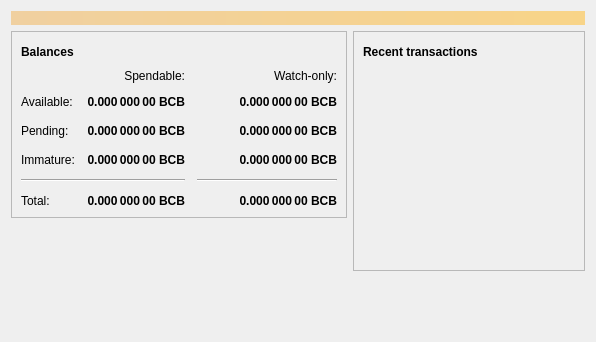
<?xml version="1.0" encoding="UTF-8"?>
<ui version="4.0">
 <class>OverviewPage</class>
 <widget class="QWidget" name="OverviewPage">
  <property name="geometry">
   <rect>
    <x>0</x>
    <y>0</y>
    <width>596</width>
    <height>342</height>
   </rect>
  </property>
  <property name="windowTitle">
   <string>Form</string>
  </property>
  <layout class="QVBoxLayout" name="topLayout">
   <item>
    <widget class="QLabel" name="labelAlerts">
     <property name="visible">
      <bool>false</bool>
     </property>
     <property name="styleSheet">
      <string notr="true">QLabel { background-color: qlineargradient(x1: 0, y1: 0, x2: 1, y2: 0, stop:0 #F0D0A0, stop:1 #F8D488); color:#000000; }</string>
     </property>
     <property name="wordWrap">
      <bool>true</bool>
     </property>
     <property name="margin">
      <number>3</number>
     </property>
     <property name="textInteractionFlags">
      <set>Qt::TextSelectableByMouse</set>
     </property>
    </widget>
   </item>
   <item>
    <layout class="QHBoxLayout" name="horizontalLayout" stretch="1,1">
     <item>
      <layout class="QVBoxLayout" name="verticalLayout_2">
       <item>
        <widget class="QFrame" name="frame">
         <property name="frameShape">
          <enum>QFrame::StyledPanel</enum>
         </property>
         <property name="frameShadow">
          <enum>QFrame::Raised</enum>
         </property>
         <layout class="QVBoxLayout" name="verticalLayout_4">
          <item>
           <layout class="QHBoxLayout" name="horizontalLayout_4">
            <item>
             <widget class="QLabel" name="label_5">
              <property name="font">
               <font>
                <weight>75</weight>
                <bold>true</bold>
               </font>
              </property>
              <property name="text">
               <string>Balances</string>
              </property>
             </widget>
            </item>
            <item>
             <widget class="QPushButton" name="labelWalletStatus">
              <property name="enabled">
               <bool>true</bool>
              </property>
              <property name="maximumSize">
               <size>
                <width>30</width>
                <height>16777215</height>
               </size>
              </property>
              <property name="toolTip">
               <string>The displayed information may be out of date. Your wallet automatically synchronizes with the BitcoinBridge network after a connection is established, but this process has not completed yet.</string>
              </property>
              <property name="text">
               <string/>
              </property>
              <property name="icon">
               <iconset resource="../bitcoinbridge.qrc">
                <normaloff>:/icons/warning</normaloff>
                <disabledoff>:/icons/warning</disabledoff>:/icons/warning</iconset>
              </property>
              <property name="iconSize">
               <size>
                <width>24</width>
                <height>24</height>
               </size>
              </property>
              <property name="flat">
               <bool>true</bool>
              </property>
             </widget>
            </item>
            <item>
             <spacer name="horizontalSpacer_3">
              <property name="orientation">
               <enum>Qt::Horizontal</enum>
              </property>
              <property name="sizeHint" stdset="0">
               <size>
                <width>40</width>
                <height>20</height>
               </size>
              </property>
             </spacer>
            </item>
           </layout>
          </item>
          <item>
           <layout class="QGridLayout" name="gridLayout">
            <property name="spacing">
             <number>12</number>
            </property>
            <item row="2" column="2">
             <widget class="QLabel" name="labelWatchPending">
              <property name="font">
               <font>
                <weight>75</weight>
                <bold>true</bold>
               </font>
              </property>
              <property name="cursor">
               <cursorShape>IBeamCursor</cursorShape>
              </property>
              <property name="toolTip">
               <string>Unconfirmed transactions to watch-only addresses</string>
              </property>
              <property name="text">
               <string notr="true">0.000 000 00 BCB</string>
              </property>
              <property name="alignment">
               <set>Qt::AlignRight|Qt::AlignTrailing|Qt::AlignVCenter</set>
              </property>
              <property name="textInteractionFlags">
               <set>Qt::LinksAccessibleByMouse|Qt::TextSelectableByKeyboard|Qt::TextSelectableByMouse</set>
              </property>
             </widget>
            </item>
            <item row="2" column="1">
             <widget class="QLabel" name="labelUnconfirmed">
              <property name="font">
               <font>
                <weight>75</weight>
                <bold>true</bold>
               </font>
              </property>
              <property name="cursor">
               <cursorShape>IBeamCursor</cursorShape>
              </property>
              <property name="toolTip">
               <string>Total of transactions that have yet to be confirmed, and do not yet count toward the spendable balance</string>
              </property>
              <property name="text">
               <string notr="true">0.000 000 00 BCB</string>
              </property>
              <property name="alignment">
               <set>Qt::AlignRight|Qt::AlignTrailing|Qt::AlignVCenter</set>
              </property>
              <property name="textInteractionFlags">
               <set>Qt::LinksAccessibleByMouse|Qt::TextSelectableByKeyboard|Qt::TextSelectableByMouse</set>
              </property>
             </widget>
            </item>
            <item row="3" column="2">
             <widget class="QLabel" name="labelWatchImmature">
              <property name="font">
               <font>
                <weight>75</weight>
                <bold>true</bold>
               </font>
              </property>
              <property name="cursor">
               <cursorShape>IBeamCursor</cursorShape>
              </property>
              <property name="toolTip">
               <string>Mined balance in watch-only addresses that has not yet matured</string>
              </property>
              <property name="text">
               <string notr="true">0.000 000 00 BCB</string>
              </property>
              <property name="alignment">
               <set>Qt::AlignRight|Qt::AlignTrailing|Qt::AlignVCenter</set>
              </property>
              <property name="textInteractionFlags">
               <set>Qt::LinksAccessibleByMouse|Qt::TextSelectableByKeyboard|Qt::TextSelectableByMouse</set>
              </property>
             </widget>
            </item>
            <item row="4" column="0" colspan="2">
             <widget class="Line" name="line">
              <property name="orientation">
               <enum>Qt::Horizontal</enum>
              </property>
             </widget>
            </item>
            <item row="4" column="2">
             <widget class="Line" name="lineWatchBalance">
              <property name="sizePolicy">
               <sizepolicy hsizetype="Preferred" vsizetype="Fixed">
                <horstretch>0</horstretch>
                <verstretch>0</verstretch>
               </sizepolicy>
              </property>
              <property name="minimumSize">
               <size>
                <width>140</width>
                <height>0</height>
               </size>
              </property>
              <property name="orientation">
               <enum>Qt::Horizontal</enum>
              </property>
             </widget>
            </item>
            <item row="5" column="0">
             <widget class="QLabel" name="labelTotalText">
              <property name="text">
               <string>Total:</string>
              </property>
             </widget>
            </item>
            <item row="3" column="1">
             <widget class="QLabel" name="labelImmature">
              <property name="font">
               <font>
                <weight>75</weight>
                <bold>true</bold>
               </font>
              </property>
              <property name="cursor">
               <cursorShape>IBeamCursor</cursorShape>
              </property>
              <property name="toolTip">
               <string>Mined balance that has not yet matured</string>
              </property>
              <property name="text">
               <string notr="true">0.000 000 00 BCB</string>
              </property>
              <property name="alignment">
               <set>Qt::AlignRight|Qt::AlignTrailing|Qt::AlignVCenter</set>
              </property>
              <property name="textInteractionFlags">
               <set>Qt::LinksAccessibleByMouse|Qt::TextSelectableByKeyboard|Qt::TextSelectableByMouse</set>
              </property>
             </widget>
            </item>
            <item row="2" column="3">
             <spacer name="horizontalSpacer_2">
              <property name="orientation">
               <enum>Qt::Horizontal</enum>
              </property>
              <property name="sizeHint" stdset="0">
               <size>
                <width>40</width>
                <height>20</height>
               </size>
              </property>
             </spacer>
            </item>
            <item row="3" column="0">
             <widget class="QLabel" name="labelImmatureText">
              <property name="text">
               <string>Immature:</string>
              </property>
             </widget>
            </item>
            <item row="5" column="1">
             <widget class="QLabel" name="labelTotal">
              <property name="font">
               <font>
                <weight>75</weight>
                <bold>true</bold>
               </font>
              </property>
              <property name="cursor">
               <cursorShape>IBeamCursor</cursorShape>
              </property>
              <property name="toolTip">
               <string>Your current total balance</string>
              </property>
              <property name="text">
               <string notr="true">0.000 000 00 BCB</string>
              </property>
              <property name="alignment">
               <set>Qt::AlignRight|Qt::AlignTrailing|Qt::AlignVCenter</set>
              </property>
              <property name="textInteractionFlags">
               <set>Qt::LinksAccessibleByMouse|Qt::TextSelectableByKeyboard|Qt::TextSelectableByMouse</set>
              </property>
             </widget>
            </item>
            <item row="5" column="2">
             <widget class="QLabel" name="labelWatchTotal">
              <property name="font">
               <font>
                <weight>75</weight>
                <bold>true</bold>
               </font>
              </property>
              <property name="cursor">
               <cursorShape>IBeamCursor</cursorShape>
              </property>
              <property name="toolTip">
               <string>Current total balance in watch-only addresses</string>
              </property>
              <property name="text">
               <string notr="true">0.000 000 00 BCB</string>
              </property>
              <property name="alignment">
               <set>Qt::AlignRight|Qt::AlignTrailing|Qt::AlignVCenter</set>
              </property>
              <property name="textInteractionFlags">
               <set>Qt::LinksAccessibleByMouse|Qt::TextSelectableByKeyboard|Qt::TextSelectableByMouse</set>
              </property>
             </widget>
            </item>
            <item row="0" column="2">
             <widget class="QLabel" name="labelWatchonly">
              <property name="text">
               <string>Watch-only:</string>
              </property>
              <property name="alignment">
               <set>Qt::AlignRight|Qt::AlignTrailing|Qt::AlignVCenter</set>
              </property>
             </widget>
            </item>
            <item row="1" column="0">
             <widget class="QLabel" name="labelBalanceText">
              <property name="text">
               <string>Available:</string>
              </property>
             </widget>
            </item>
            <item row="1" column="1">
             <widget class="QLabel" name="labelBalance">
              <property name="font">
               <font>
                <weight>75</weight>
                <bold>true</bold>
               </font>
              </property>
              <property name="cursor">
               <cursorShape>IBeamCursor</cursorShape>
              </property>
              <property name="toolTip">
               <string>Your current spendable balance</string>
              </property>
              <property name="text">
               <string notr="true">0.000 000 00 BCB</string>
              </property>
              <property name="alignment">
               <set>Qt::AlignRight|Qt::AlignTrailing|Qt::AlignVCenter</set>
              </property>
              <property name="textInteractionFlags">
               <set>Qt::LinksAccessibleByMouse|Qt::TextSelectableByKeyboard|Qt::TextSelectableByMouse</set>
              </property>
             </widget>
            </item>
            <item row="1" column="2">
             <widget class="QLabel" name="labelWatchAvailable">
              <property name="font">
               <font>
                <weight>75</weight>
                <bold>true</bold>
               </font>
              </property>
              <property name="cursor">
               <cursorShape>IBeamCursor</cursorShape>
              </property>
              <property name="toolTip">
               <string>Your current balance in watch-only addresses</string>
              </property>
              <property name="text">
               <string notr="true">0.000 000 00 BCB</string>
              </property>
              <property name="alignment">
               <set>Qt::AlignRight|Qt::AlignTrailing|Qt::AlignVCenter</set>
              </property>
              <property name="textInteractionFlags">
               <set>Qt::LinksAccessibleByMouse|Qt::TextSelectableByKeyboard|Qt::TextSelectableByMouse</set>
              </property>
             </widget>
            </item>
            <item row="2" column="0">
             <widget class="QLabel" name="labelPendingText">
              <property name="text">
               <string>Pending:</string>
              </property>
             </widget>
            </item>
            <item row="0" column="1">
             <widget class="QLabel" name="labelSpendable">
              <property name="text">
               <string>Spendable:</string>
              </property>
              <property name="alignment">
               <set>Qt::AlignRight|Qt::AlignTrailing|Qt::AlignVCenter</set>
              </property>
             </widget>
            </item>
           </layout>
          </item>
         </layout>
        </widget>
       </item>
       <item>
        <spacer name="verticalSpacer">
         <property name="orientation">
          <enum>Qt::Vertical</enum>
         </property>
         <property name="sizeHint" stdset="0">
          <size>
           <width>20</width>
           <height>40</height>
          </size>
         </property>
        </spacer>
       </item>
      </layout>
     </item>
     <item>
      <layout class="QVBoxLayout" name="verticalLayout_3">
       <item>
        <widget class="QFrame" name="frame_2">
         <property name="frameShape">
          <enum>QFrame::StyledPanel</enum>
         </property>
         <property name="frameShadow">
          <enum>QFrame::Raised</enum>
         </property>
         <layout class="QVBoxLayout" name="verticalLayout">
          <item>
           <layout class="QHBoxLayout" name="horizontalLayout_2">
            <item>
             <widget class="QLabel" name="label_4">
              <property name="font">
               <font>
                <weight>75</weight>
                <bold>true</bold>
               </font>
              </property>
              <property name="text">
               <string>Recent transactions</string>
              </property>
             </widget>
            </item>
            <item>
             <widget class="QPushButton" name="labelTransactionsStatus">
              <property name="enabled">
               <bool>true</bool>
              </property>
              <property name="maximumSize">
               <size>
                <width>30</width>
                <height>16777215</height>
               </size>
              </property>
              <property name="toolTip">
               <string>The displayed information may be out of date. Your wallet automatically synchronizes with the BitcoinBridge network after a connection is established, but this process has not completed yet.</string>
              </property>
              <property name="text">
               <string/>
              </property>
              <property name="icon">
               <iconset resource="../bitcoinbridge.qrc">
                <normaloff>:/icons/warning</normaloff>
                <disabledoff>:/icons/warning</disabledoff>:/icons/warning</iconset>
              </property>
              <property name="iconSize">
               <size>
                <width>24</width>
                <height>24</height>
               </size>
              </property>
              <property name="flat">
               <bool>true</bool>
              </property>
             </widget>
            </item>
            <item>
             <spacer name="horizontalSpacer">
              <property name="orientation">
               <enum>Qt::Horizontal</enum>
              </property>
              <property name="sizeHint" stdset="0">
               <size>
                <width>40</width>
                <height>20</height>
               </size>
              </property>
             </spacer>
            </item>
           </layout>
          </item>
          <item>
           <widget class="QListView" name="listTransactions">
            <property name="styleSheet">
             <string notr="true">QListView { background: transparent; }</string>
            </property>
            <property name="frameShape">
             <enum>QFrame::NoFrame</enum>
            </property>
            <property name="verticalScrollBarPolicy">
             <enum>Qt::ScrollBarAlwaysOff</enum>
            </property>
            <property name="horizontalScrollBarPolicy">
             <enum>Qt::ScrollBarAlwaysOff</enum>
            </property>
            <property name="selectionMode">
             <enum>QAbstractItemView::NoSelection</enum>
            </property>
           </widget>
          </item>
         </layout>
        </widget>
       </item>
       <item>
        <spacer name="verticalSpacer_2">
         <property name="orientation">
          <enum>Qt::Vertical</enum>
         </property>
         <property name="sizeHint" stdset="0">
          <size>
           <width>20</width>
           <height>40</height>
          </size>
         </property>
        </spacer>
       </item>
      </layout>
     </item>
    </layout>
   </item>
  </layout>
 </widget>
 <resources/>
 <connections/>
</ui>
